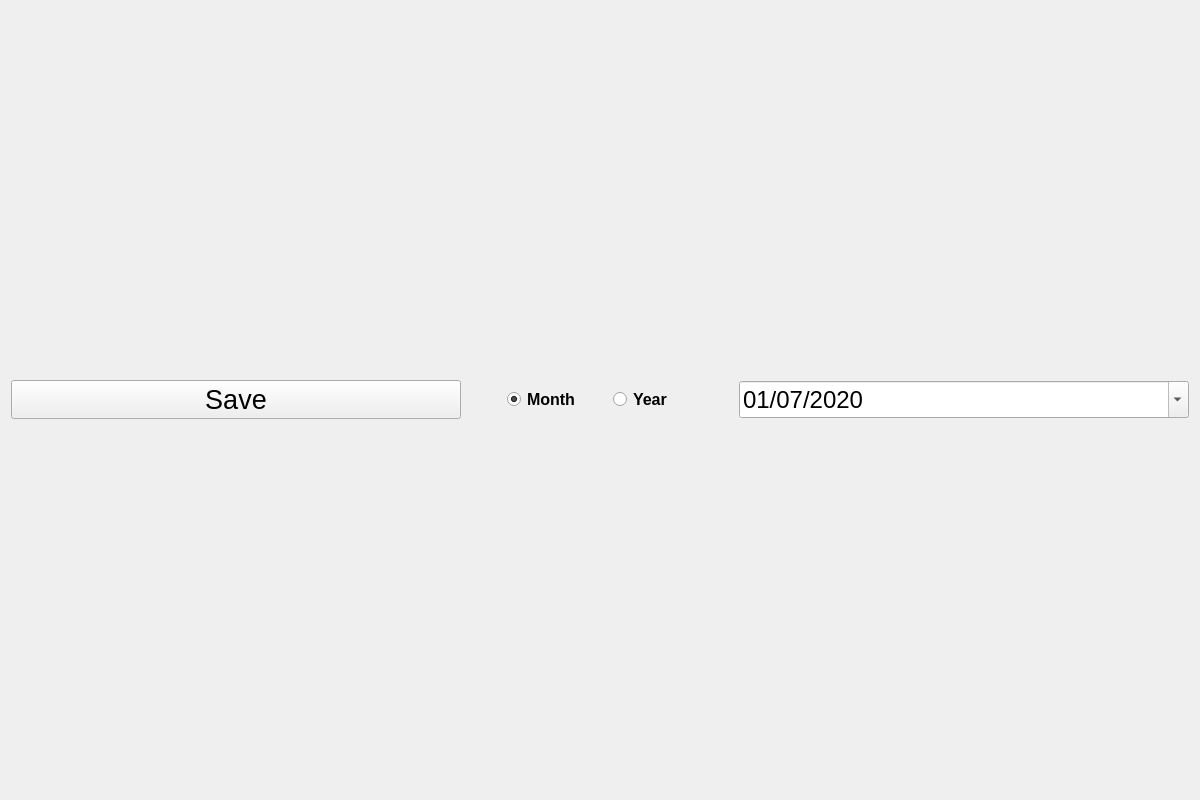
<?xml version="1.0" encoding="UTF-8"?>
<ui version="4.0">
 <class>PlotWindow</class>
 <widget class="QWidget" name="PlotWindow">
  <property name="geometry">
   <rect>
    <x>0</x>
    <y>0</y>
    <width>1200</width>
    <height>800</height>
   </rect>
  </property>
  <property name="windowTitle">
   <string>Plot of the Working time</string>
  </property>
  <layout class="QVBoxLayout" name="verticalLayout">
   <item>
    <layout class="QVBoxLayout" name="container">
     <item>
      <layout class="QHBoxLayout" name="horizontalLayout">
       <item>
        <widget class="QPushButton" name="save_button">
         <property name="font">
          <font>
           <pointsize>20</pointsize>
          </font>
         </property>
         <property name="text">
          <string>Save</string>
         </property>
        </widget>
       </item>
       <item>
        <spacer name="horizontalSpacer">
         <property name="orientation">
          <enum>Qt::Horizontal</enum>
         </property>
         <property name="sizeType">
          <enum>QSizePolicy::Fixed</enum>
         </property>
         <property name="sizeHint" stdset="0">
          <size>
           <width>40</width>
           <height>20</height>
          </size>
         </property>
        </spacer>
       </item>
       <item>
        <widget class="QRadioButton" name="radio_month">
         <property name="maximumSize">
          <size>
           <width>100</width>
           <height>16777215</height>
          </size>
         </property>
         <property name="font">
          <font>
           <pointsize>12</pointsize>
           <weight>75</weight>
           <bold>true</bold>
          </font>
         </property>
         <property name="text">
          <string>Month</string>
         </property>
         <property name="checked">
          <bool>true</bool>
         </property>
         <attribute name="buttonGroup">
          <string notr="true">buttonGroup</string>
         </attribute>
        </widget>
       </item>
       <item>
        <widget class="QRadioButton" name="radio_year">
         <property name="maximumSize">
          <size>
           <width>80</width>
           <height>16777215</height>
          </size>
         </property>
         <property name="font">
          <font>
           <pointsize>12</pointsize>
           <weight>75</weight>
           <bold>true</bold>
          </font>
         </property>
         <property name="text">
          <string>Year</string>
         </property>
         <attribute name="buttonGroup">
          <string notr="true">buttonGroup</string>
         </attribute>
        </widget>
       </item>
       <item>
        <spacer name="horizontalSpacer_2">
         <property name="orientation">
          <enum>Qt::Horizontal</enum>
         </property>
         <property name="sizeType">
          <enum>QSizePolicy::Fixed</enum>
         </property>
         <property name="sizeHint" stdset="0">
          <size>
           <width>40</width>
           <height>20</height>
          </size>
         </property>
        </spacer>
       </item>
       <item>
        <widget class="QDateEdit" name="date_edit">
         <property name="font">
          <font>
           <pointsize>18</pointsize>
          </font>
         </property>
         <property name="currentSection">
          <enum>QDateTimeEdit::DaySection</enum>
         </property>
         <property name="displayFormat">
          <string>dd/MM/yyyy</string>
         </property>
         <property name="calendarPopup">
          <bool>true</bool>
         </property>
         <property name="date">
          <date>
           <year>2020</year>
           <month>7</month>
           <day>1</day>
          </date>
         </property>
        </widget>
       </item>
      </layout>
     </item>
    </layout>
   </item>
  </layout>
 </widget>
 <resources/>
 <connections/>
 <buttongroups>
  <buttongroup name="buttonGroup"/>
 </buttongroups>
</ui>
